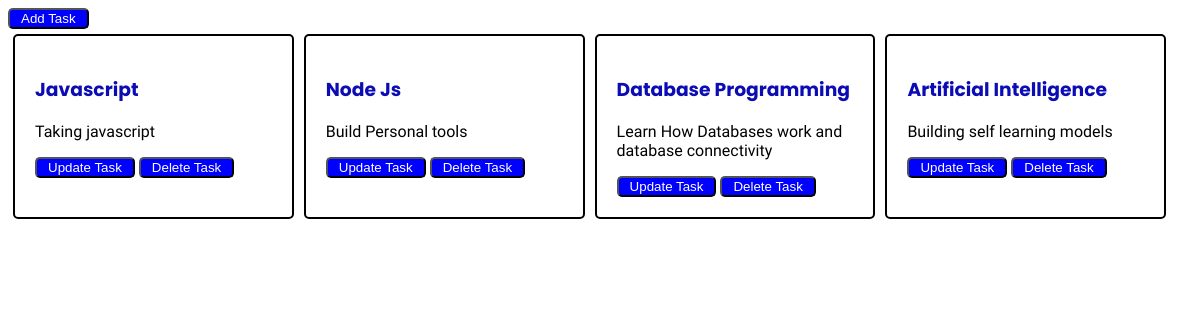
The page /todo/tasks/ on the database as committed earlier.
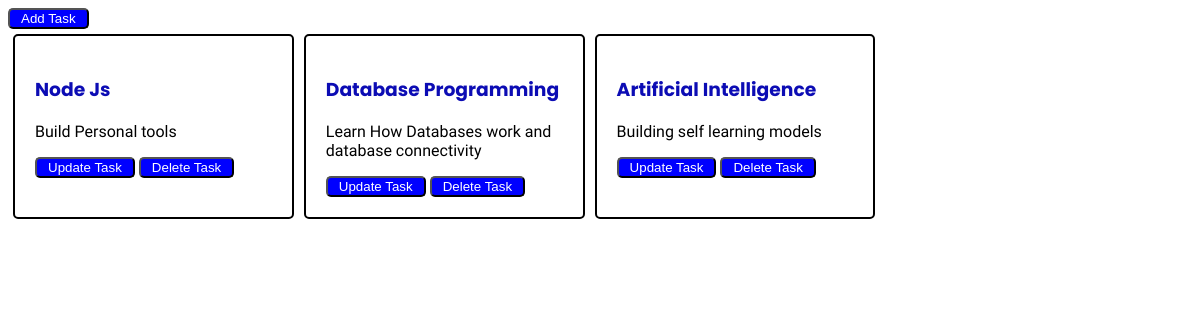
The same page on the database as committed later.
### todo_app/models.py (models this page shows, shortened)
class Task(models.Model):
    task_name = models.CharField(max_length=30 ,default='', blank=False)
    description = models.CharField(max_length=100 ,default='', blank=True)

### todo_app/views.py (the view)
# urls.py: path("tasks/", views.tasks_page, name="tasks"),
def tasks_page(request):
    tasks = Task.objects.all()
    return render(request, 'tasks.html', {
        'tasks': tasks
    })

### todo_app/templates/tasks.html (shortened to what this page needs)
<!doctype html>
<html lang="en">
  <head>
    {% load static %}
  </head>
  <body>
    <button>
      <a href="{% url 'index'%}">Add Task</a>
    </button>
    <div class="task_items">
      {% for task in tasks %}
      <div class="task_card">
        <h3>{{ task.task_name }}</h3>
        <p>{{ task.description }}</p>
        <div class="myButtons">
          <button>
            <a href="{% url 'update_task' task.id %}">Update Task</a>
          </button>
          <button>
            <a
              href="{% url 'delete_task' task.id %}"
              onclick="return confirm('Do you want to Delete?');"
              >Delete Task</a
            >
          </button>
        </div>
      </div>
      {% endfor %}
    </div>
  </body>
</html>

### todo_app/templates/tasks.html (style rules this page uses)
.task_items { display: flex; flex-wrap: wrap; margin: auto; }
.task_card { width: 20%; border: 2px solid black; border-radius: 5px; margin: 5px; padding: 20px; }
h3 { color: rgb(12, 12, 180); font-family: "Poppins"; }
p { color: black; font-family: "Ubuntu Sans"; }
button { background-color: blue; border-radius: 5px; }
a { text-decoration: none; color: white; padding: 5px; cursor: pointer; }

Rows that differ between the two databases and show on the page:
removed Task: task_name "Javascript", description "Taking javascript"
